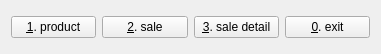
<?xml version="1.0" encoding="UTF-8"?>
<ui version="4.0">
 <class>Form</class>
 <widget class="QWidget" name="Form">
  <property name="geometry">
   <rect>
    <x>0</x>
    <y>0</y>
    <width>381</width>
    <height>54</height>
   </rect>
  </property>
  <property name="windowTitle">
   <string>Form</string>
  </property>
  <layout class="QGridLayout" name="gridLayout">
   <item row="0" column="0">
    <layout class="QHBoxLayout" name="horizontalLayout">
     <item>
      <widget class="QPushButton" name="btn_pro">
       <property name="text">
        <string>&amp;1. product</string>
       </property>
      </widget>
     </item>
     <item>
      <widget class="QPushButton" name="btn_sale">
       <property name="text">
        <string>&amp;2. sale</string>
       </property>
      </widget>
     </item>
     <item>
      <widget class="QPushButton" name="btn_sale_d">
       <property name="text">
        <string>&amp;3. sale detail</string>
       </property>
      </widget>
     </item>
     <item>
      <widget class="QPushButton" name="btn_exit">
       <property name="text">
        <string>&amp;0. exit</string>
       </property>
      </widget>
     </item>
    </layout>
   </item>
  </layout>
 </widget>
 <resources/>
 <connections/>
</ui>
